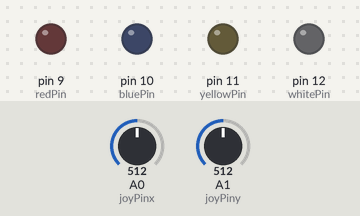
Recording of a sketch running on a simulated Arduino Uno, built with avr-gcc and run on an emulated ATmega328P. Parts: output pins drawn as LEDs (lit = HIGH). Inputs (shaded band) come from the test bench; at power-on: A1 (joyPiny) = 512, A0 (joyPinx) = 512.

Above: at 1.2 s.
1.3 s: A1 (joyPiny) set to 716
At 1.8 s:
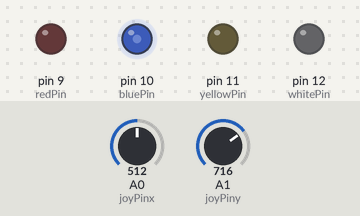
2.8 s: A0 (joyPinx) set to 306
At 3.2 s:
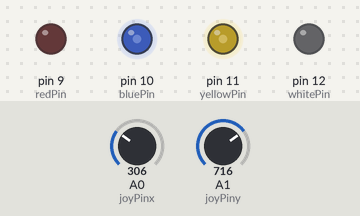
4.3 s: A0 (joyPinx) set to 122
At 5.2 s:
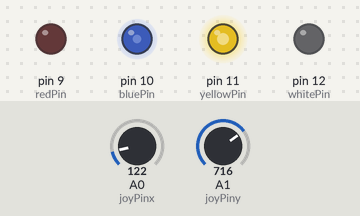
5.8 s: A1 (joyPiny) set to 900
At 6.4 s:
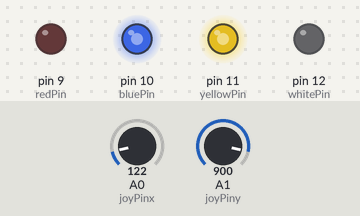
7.3 s: A1 (joyPiny) set to 1023
At 7.6 s:
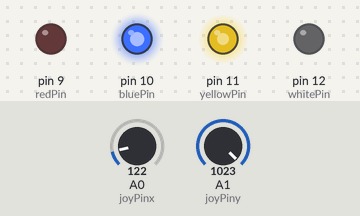
8.8 s: A0 (joyPinx) set to 511
At 10.1 s:
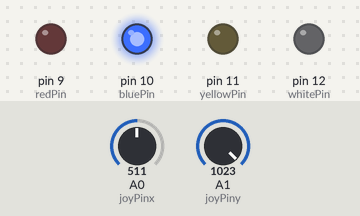
Timing chart, 0 to 11.3 s (numbered marks = the images above; inputs shaded):
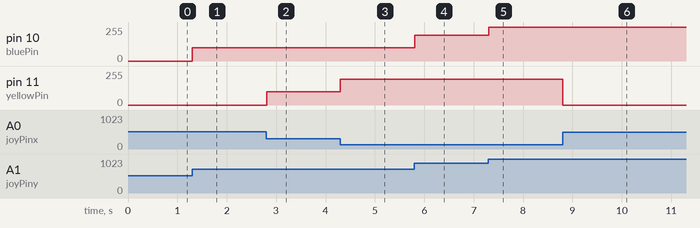

Measured:
- after the input at 1.3 s, pin 10 (bluePin): 0/255 → 99/255 at once
- after the input at 2.8 s, pin 11 (yellowPin): 0/255 → 100/255 at once
- after the input at 4.3 s, pin 11 (yellowPin): 100/255 → 193/255 at once
- after the input at 5.8 s, pin 10 (bluePin): 99/255 → 192/255 at once
- after the input at 7.3 s, pin 10 (bluePin): 192/255 → 255/255 at once
- after the input at 8.8 s, pin 11 (yellowPin): 193/255 → 0/255 at once

The sketch:

sketch_jul14a.ino
```cpp
const int redPin =9;
const int bluePin =10;
const int yellowPin= 11;
const int whitePin = 12;
const int joyPinx = A0;
const int joyPiny =A1;
const int CENTER_LOW  = 505;
const int CENTER_HIGH = 520;

void setup() {
  // put your setup code here, to run once:
pinMode(redPin, OUTPUT);
pinMode(bluePin, OUTPUT);
pinMode(yellowPin, OUTPUT);
pinMode(whitePin, OUTPUT);
}

void loop() {
 int xVal = analogRead(joyPinx);
 int yVal = analogRead(joyPiny);
 int redBright =0;
int blueBright =0;
int yellowBright= 0;
int whiteBright = 0;

if (yVal < CENTER_LOW){
  redBright = map(yVal, CENTER_LOW, 0, 0, 255);
}
else if (yVal > CENTER_HIGH) {
    // Joystick moved DOWN: values rise from ~512 towards 1023
    blueBright = map(yVal, CENTER_HIGH, 1023, 0, 255);
  }

  // --- X-AXIS CONTROL (Left / Right) ---
  if (xVal < CENTER_LOW) {
    // Joystick moved LEFT: values drop from ~512 towards 0
    yellowBright = map(xVal, CENTER_LOW, 0, 0, 255);
  }
  else if (xVal > CENTER_HIGH) {
    // Joystick moved RIGHT: values rise from ~512 towards 1023
    whiteBright = map(xVal, CENTER_HIGH, 1023, 0, 255);
  }

  // Write scaled brightness parameters to the PWM pins
  analogWrite(redPin, redBright);
  analogWrite(bluePin, blueBright);
  analogWrite(yellowPin, yellowBright);
  analogWrite(whitePin, whiteBright);

  delay(10);

}
```
